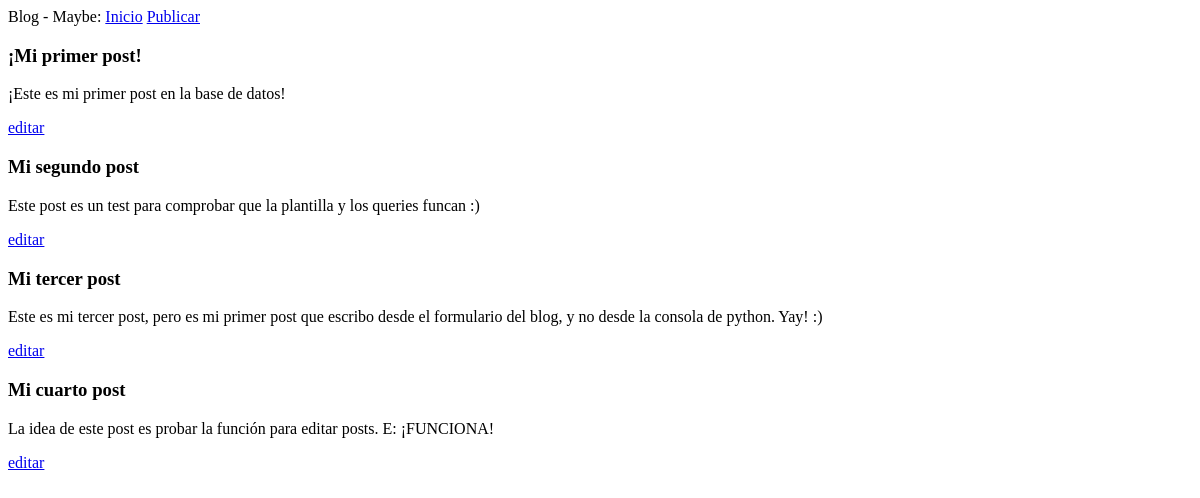
The page /index on the database as committed earlier.
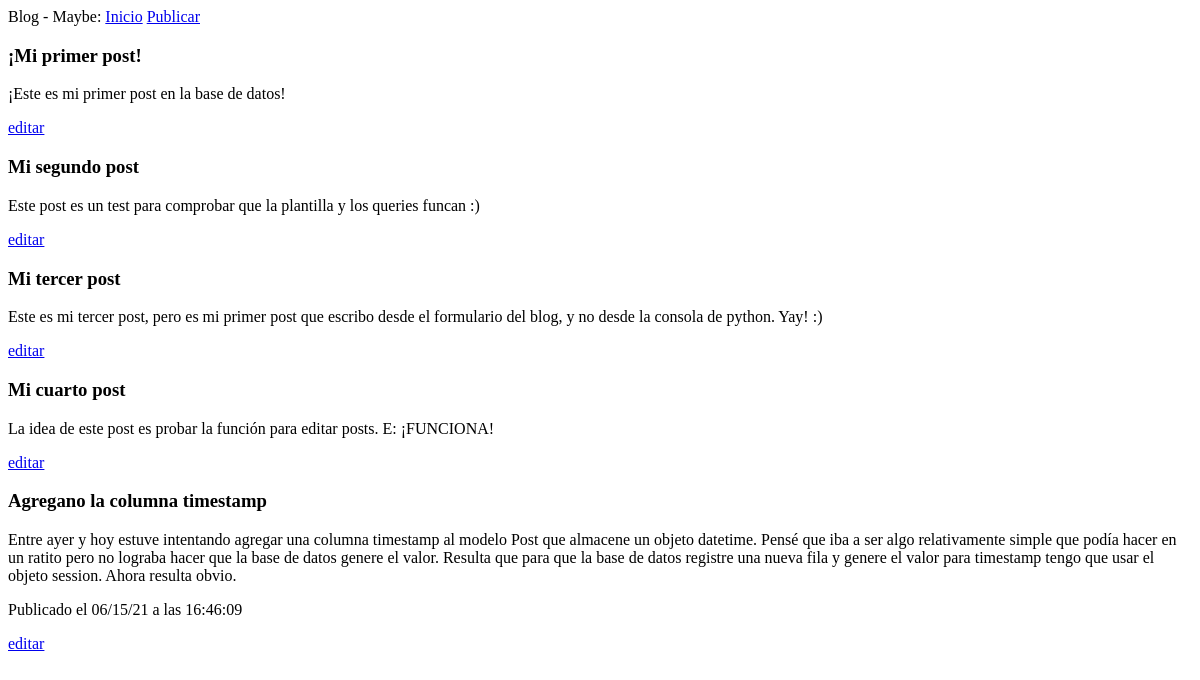
The same page on the database as committed later.
### app/models.py (models this page shows, shortened)
class Post(db.Model):
    id = db.Column(db.Integer, primary_key=True)
    title = db.Column(db.String(50))
    body = db.Column(db.Text())
    timestamp = db.Column(db.DateTime(), default=datetime.now)

### app/routes.py (the view)
@app.route('/')
@app.route('/index')
def index():
    posts = [
        {'title': 'A Post',
         'body': 'Mi primer post!',
         'date': '28/5/2021',
         'time': '00:13'},
        {'title': 'Another Post',
         'body': 'Este post viene después del primero.',
         'date': '29/5/2021',
         'time': '10:33'}
    ]
    post = Post.query.all()
    return render_template('index.html', title='Home Page', posts=post)

### app/templates/index.html
{% extends "base.html" %}
{% block content %}
{% for post in posts %}
<h3>{{ post.title }}</h3>
<p>{{ post.body }}</p>
{% if post.timestamp %}
<p>Publicado el {{ post.timestamp.strftime('%x') }} a las {{ post.timestamp.strftime('%X') }}</p>
{% endif %}
<a href="/edit?p={{ post.id }}">editar</a>
{% endfor %}
{% endblock %}

### app/templates/base.html (shortened to what this page needs)
<!DOCTYPE html>
<html lang="en">
<head>
</head>
<body>
    <div>
        Blog - Maybe:
        <a href="{{ url_for('index') }}">Inicio</a>
        <a href="{{ url_for('post') }}">Publicar</a>
    </div>
    {% block content %}{% endblock %}
</body>
</html>

Rows that differ between the two databases and show on the page:
added Post: title "Agregano la columna timestamp", body "Entre ayer y hoy estuve intentando agregar una columna timestamp al modelo Post que almacene un objeto datetime. Pensé que iba a ser algo relativamente simple que podía hacer en un ratito pero no lograba hacer que la base de datos genere el valor. Resulta que para que la base de datos registre una nueva fila y genere el valor para timestamp tengo que usar el objeto session. Ahora resulta obvio.", timestamp "06/15/21", timestamp "16:46:09"
